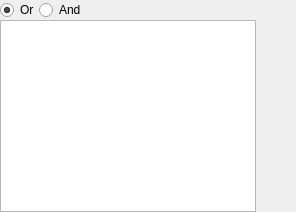
<?xml version="1.0" encoding="UTF-8"?>
<ui version="4.0">
 <class>SearchClause</class>
 <widget class="QWidget" name="SearchClause">
  <property name="sizePolicy">
   <sizepolicy hsizetype="Expanding" vsizetype="Expanding">
    <horstretch>0</horstretch>
    <verstretch>0</verstretch>
   </sizepolicy>
  </property>
  <property name="windowTitle">
   <string notr="true"/>
  </property>
  <layout class="QVBoxLayout" name="verticalLayout">
   <property name="spacing">
    <number>0</number>
   </property>
   <property name="margin">
    <number>0</number>
   </property>
   <item>
    <layout class="QHBoxLayout" name="bool_operator">
     <item>
      <widget class="QRadioButton" name="or_clause">
       <property name="text">
        <string>Or</string>
       </property>
       <property name="checked">
        <bool>true</bool>
       </property>
      </widget>
     </item>
     <item>
      <widget class="QRadioButton" name="and_clause">
       <property name="text">
        <string>And</string>
       </property>
      </widget>
     </item>
     <item>
      <spacer name="horizontalSpacer">
       <property name="orientation">
        <enum>Qt::Horizontal</enum>
       </property>
       <property name="sizeHint" stdset="0">
        <size>
         <width>40</width>
         <height>20</height>
        </size>
       </property>
      </spacer>
     </item>
    </layout>
   </item>
   <item>
    <layout class="QHBoxLayout" name="horizontalLayout_2">
     <property name="spacing">
      <number>0</number>
     </property>
     <item>
      <widget class="QTableWidget" name="clause_widget">
       <property name="sizePolicy">
        <sizepolicy hsizetype="Expanding" vsizetype="Expanding">
         <horstretch>0</horstretch>
         <verstretch>0</verstretch>
        </sizepolicy>
       </property>
       <property name="lineWidth">
        <number>0</number>
       </property>
       <property name="dragDropOverwriteMode">
        <bool>false</bool>
       </property>
       <property name="alternatingRowColors">
        <bool>true</bool>
       </property>
       <property name="selectionMode">
        <enum>QAbstractItemView::NoSelection</enum>
       </property>
       <property name="showGrid">
        <bool>true</bool>
       </property>
       <attribute name="horizontalHeaderVisible">
        <bool>true</bool>
       </attribute>
       <attribute name="horizontalHeaderCascadingSectionResizes">
        <bool>true</bool>
       </attribute>
       <attribute name="horizontalHeaderStretchLastSection">
        <bool>true</bool>
       </attribute>
       <attribute name="verticalHeaderVisible">
        <bool>false</bool>
       </attribute>
       <attribute name="verticalHeaderCascadingSectionResizes">
        <bool>true</bool>
       </attribute>
      </widget>
     </item>
     <item>
      <widget class="QPushButton" name="delete_clause">
       <property name="toolTip">
        <string>Remove</string>
       </property>
       <property name="text">
        <string/>
       </property>
       <property name="icon">
        <iconset resource="gui.qrc">
         <normaloff>:/remove.png</normaloff>:/remove.png</iconset>
       </property>
       <property name="flat">
        <bool>true</bool>
       </property>
      </widget>
     </item>
    </layout>
   </item>
  </layout>
 </widget>
 <resources>
  <include location="gui.qrc"/>
 </resources>
 <connections/>
</ui>
